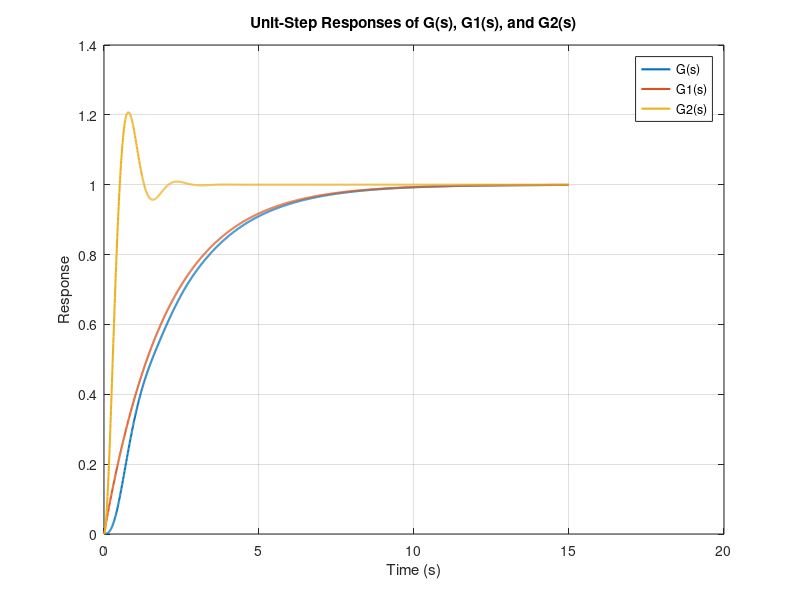

The MATLAB source for this figure: (Note: this script raises an error after producing the figure.)
clc; clear; close all;

% time vector
t = linspace(0,15,2000);

%% for part a
% transfer functions
G_a  = tf(10, [1 4.5 22 10]);
G1_a = tf(0.5, [1 0.5]);
G2_a = tf(20, [1 4 20]);

% step responses
[yG_a,  tG_a]  = step(G_a,  t);
[yG1_a, tG1_a] = step(G1_a, t);
[yG2_a, tG2_a] = step(G2_a, t);

% plot
figure();
plot(tG_a,  yG_a,  'LineWidth', 1.5); hold on;
plot(tG1_a, yG1_a, 'LineWidth', 1.5);
plot(tG2_a, yG2_a, 'LineWidth', 1.5);
grid on;
xlabel('Time (s)');
ylabel('Response');
title('Unit-Step Responses of G(s), G1(s), and G2(s)');
legend('G(s)', 'G1(s)', 'G2(s)', 'Location', 'Best');

% Step info
disp('Step Info for G(s):');
stepinfo(G_a)

%% for part c
% transfer functions
G_b  = tf(80, [1 10 26 80]);
G1_b = tf(8,  [1 8]);
G2_b = tf(10, [1 2 10]);

%step responses
[yG_b,  tG_b] = step(G_b,  t);
[yG1_b, tG1_b] = step(G1_b, t);
[yG2_b, tG2_b] = step(G2_b, t);

%plot
figure;
plot(tG_b,  yG_b,  'LineWidth', 1.5); hold on;
plot(tG1_b, yG1_b, 'LineWidth', 1.5);
plot(tG2_b, yG2_b, 'LineWidth', 1.5);
grid on;
xlabel('Time (s)'); ylabel('Response');
title('Unit-Step Responses of G(s), G1(s), and G2(s)');
legend('G(s)','G1(s)','G2(s)','Location','Best');

